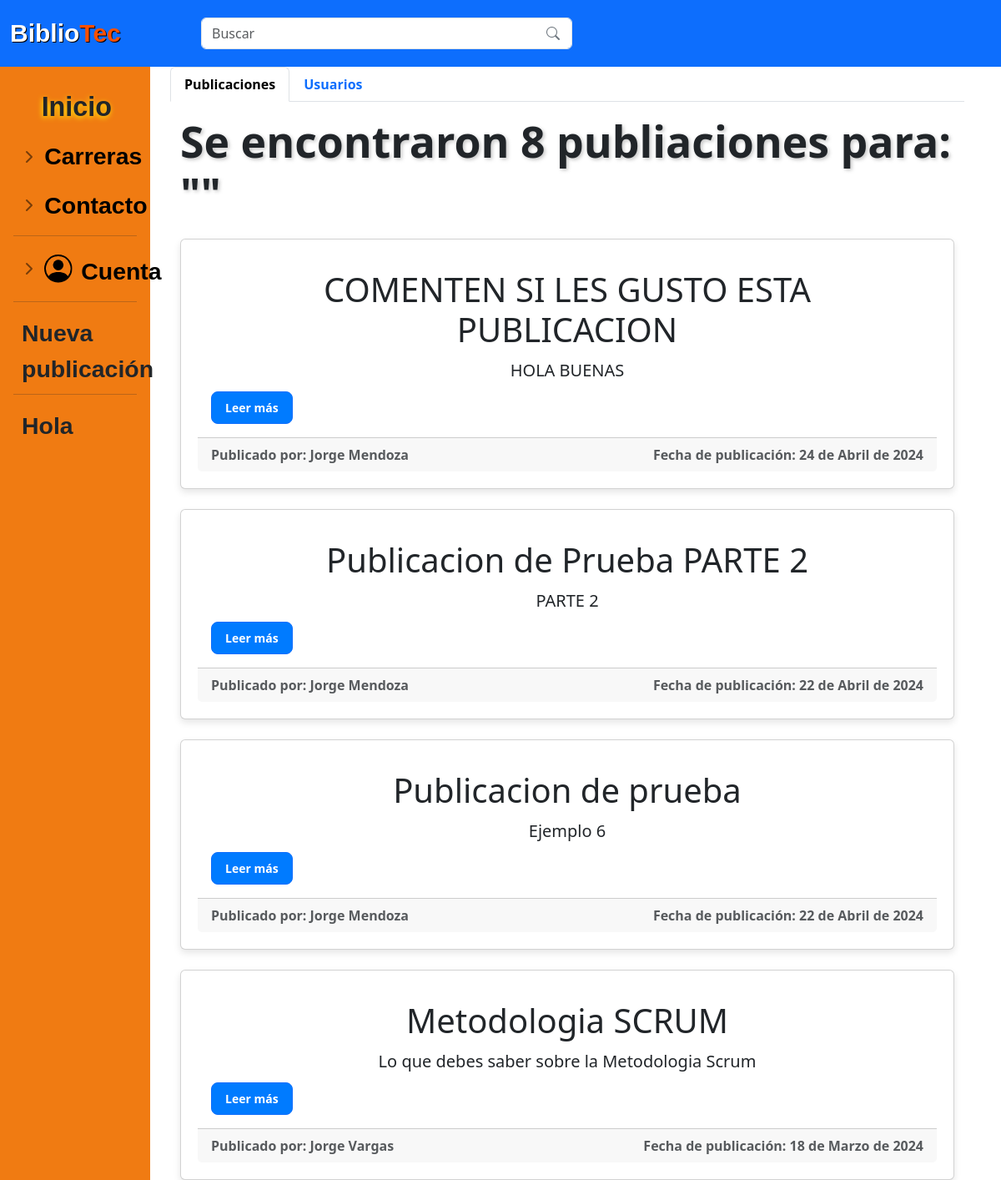
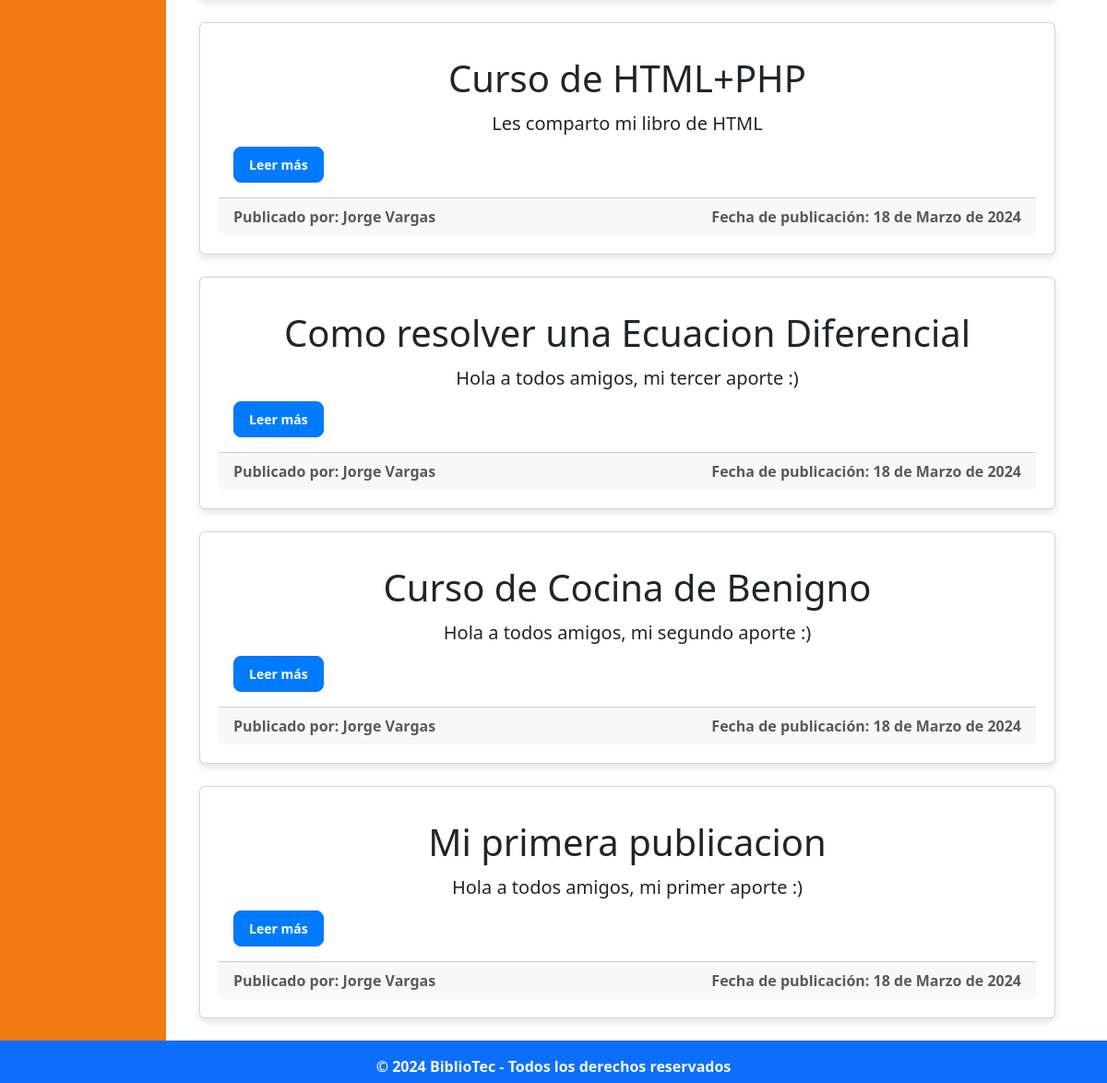
The page /administracion/general_search.php (signed in) on the database its author committed (2 pictures, top to bottom).
### tables this page shows
CREATE TABLE IF NOT EXISTS `publicacion` (
  `idPub` int NOT NULL AUTO_INCREMENT,
  `id_Usuario` int NOT NULL,
  `titulo_Pub` varchar(50) NOT NULL,
  `fecha_Pub` date NOT NULL,
  `descrip_Pub` text NOT NULL,
  `calif_Pub` decimal(10,0) NOT NULL,
  `carrera_Pub` varchar(45) NOT NULL,
  `materia_Pub` varchar(60) NOT NULL,
  `tipo_pub` varchar(45) NOT NULL,
  `archivo_Pub` varchar(100) NOT NULL,
  `estado_Pub` tinyint(1) NOT NULL,
  PRIMARY KEY (`idPub`),
  KEY `fk_Publicacion_Usuario1_idx` (`id_Usuario`)
);

CREATE TABLE IF NOT EXISTS `usuario` (
  `idUsuario` int NOT NULL AUTO_INCREMENT,
  `nom_Us` varchar(50) NOT NULL,
  `apell_Us` varchar(50) NOT NULL,
  `carrera_Us` varchar(70) NOT NULL,
  `semestre_Us` varchar(50) NOT NULL,
  `correo_Us` varchar(100) NOT NULL,
  `contra_Us` varchar(60) NOT NULL,
  PRIMARY KEY (`idUsuario`),
  KEY `carrera_Us` (`carrera_Us`)
);

### php/functions.php (called while the page is built, shortened)
<?php
class functions
{
    public static function convertirFecha($fecha)
    {
        $fecha_timestamp = strtotime($fecha);
        $hoy = strtotime('today');
        $ayer = strtotime('yesterday');
        if ($fecha_timestamp >= $hoy) {
            return 'Hoy';
        }
        elseif ($fecha_timestamp >= $ayer) {
            return 'Ayer';
        }
        else {
            $diferencia = floor((time() - $fecha_timestamp) / (60 * 60 * 24));
            if ($diferencia <= 7) {
                return "Hace $diferencia días";
            } else {
                return self::fechaCompleta($fecha);
            }
        }
    }
    private static function fechaCompleta($fecha)
    {
        $fecha = new DateTime($fecha);
        $fecha = $fecha->format('d-m-Y');
        $dateArr = explode("-", $fecha);
        $dateArr[1] = self::mes($dateArr[1]);
        $fechaN = implode(" de ", $dateArr);
        return $fechaN;
    }
    private static function mes($month)
    {
        switch ($month) {
            case '03':
                return 'Marzo';
                break;
            case '04':
                return 'Abril';
                break;
        }
    }
    public static function conversionTexto($numResultados, $typeR)
    {
        if ($typeR == "P") {
            if ($numResultados == 0) {
                return "Publicaciones encontradas ";
            } elseif ($numResultados > 1) {
                return "Se encontraron $numResultados publiaciones ";
            } else {
                return "Se encontró $numResultados publiación ";
            }
        } else {
            if ($numResultados < 1) {
                return "Usuarios encontrados ";
            }
            elseif ($numResultados > 1) {
                return "Se encontraron $numResultados usuarios ";
            } else {
                return "Se encontró $numResultados usuario ";
            }
        }
    }
}

### administracion/general_search.php (the view, shortened to what this page needs)
<?php
include('../php/functions.php');
$link = include('../php/conexion.php');
if ($_SERVER["REQUEST_METHOD"] === "GET") {
    $searchTerm = $_GET["dataSearch"];
    $consultaPublicaciones = "SELECT p.*, u.nom_Us, u.apell_Us FROM publicacion p
     JOIN usuario u ON p.id_Usuario = u.idUsuario
     WHERE p.titulo_Pub LIKE '%$searchTerm%'
     OR CONCAT(u.nom_Us, ' ', u.apell_Us) LIKE '%$searchTerm%'
     OR p.idPub IN (
         SELECT idPub FROM tag_publicacion WHERE nombreTag LIKE '%$searchTerm%'
     )
     ORDER BY p.idPub DESC";
    $resultPublicaciones = mysqli_query($link, $consultaPublicaciones);
    $numResultadosPublicaciones = mysqli_num_rows($resultPublicaciones);
}
?>
<!DOCTYPE html>
<html lang="es">
<head>
    <link rel="stylesheet" href="../css/normalizar.css">
    <link rel="stylesheet" href="../css/estilos.css">
    <link rel="stylesheet" href="../css/hover-min.css">
    <link rel="stylesheet" href="../css/animate.css">
    <link rel="stylesheet" href="../css/sidebars.css">
    <link rel="stylesheet" href="https://cdnjs.cloudflare.com/ajax/libs/animate.css/4.1.1/animate.min.css" />
    <link href="https://cdn.jsdelivr.net/npm/bootstrap@5.3.3/dist/css/bootstrap.min.css" rel="stylesheet">
    <link rel="stylesheet" href="https://cdn.jsdelivr.net/npm/bootstrap-icons@1.11.3/font/bootstrap-icons.min.css">
</head>
<body>
    <header class="bg-primary py-2">
        <div class="container d-flex align-items-center">
            <div class="logo">
                <h4 class="mb-0"><b><span class="col-1">Biblio</span><span class="col-2">Tec</span></h4>
            </div>
            <form action="general_search.php" method="GET" id="searchForm" class="position-relative search-field">
                <input id="searchInput" name="dataSearch" class="form-control me-2" type="search" autocomplete="off" required placeholder="Buscar" aria-label="Search">
                <button id="searchButton" type="button">
                    <i class="bi bi-search search-icon"></i>
                </button>
            </form>
    </header>
    <div class="container-fluid">
        <div class="row">
            <div class="flex-shrink-0 p-3" style="width: 15%; background-color: #F07B12;">
                <ul class="list-unstyled" id="menu-lateral">
                    <li class="mb-2 mt-2">
                        <a class="nav-link align-items-center" href="../home.php" id="letrabar" style="filter: drop-shadow(-1px 2px 3px rgb(255, 231, 9));">Inicio</a>
                    </li>
                    <li class="mb-1">
                        <button class="btn btn-toggle d-inline-flex align-items-center rounded border-0 collapsed" id="letrabardos" data-bs-toggle="collapse" data-bs-target="#dashboard-collapse" aria-expanded="false" style="color: black; font-weight: bold;">
                            Carreras
                        </button>
                    </li>
                    <li class="mb-1">
                        <button class="btn btn-toggle d-inline-flex align-items-center rounded border-0 collapsed" id="letrabardos" data-bs-toggle="collapse" data-bs-target="#contacto-collapse" aria-expanded="false" style="color: black; font-weight: bold;">
                            Contacto
                        </button>
                    </li>
                    <hr class="my-2">
                    <li class="mb-1">
                        <button class="btn btn-toggle d-inline-flex align-items-center rounded border-0 collapsed" id="letrabardos" data-bs-toggle="collapse" data-bs-target="#cuenta-collapse" aria-expanded="false" style="color: black; font-weight: bold;">
                            <svg class="bi pe-none" width="1.3vmax" height="1.3vmax">
                                <use xlink:href="#people-circle" />
                            </svg>
                            <span style="margin-top:0.3vmax; margin-left: 0.4vmax;">Cuenta</span>
                        </button>
                    </li>
                    <hr class="my-2">
                    <li class="mb-1 mt-3">
                        <a class="nav-link align-items-center" name="fade" href="publicacion/publicar.php" id="letrabardos" style="margin-left:10px">Nueva publicación</a>
                    </li>
                    <hr class="my-2">
                    <li class="mb-1 mt-3">
                        <a class="nav-link align-items-center" href="#" id="letrabardos" style="margin-left:10px"><?php echo "Hola " . $_SESSION['nombre'] . " " . $_SESSION['apellido'] ?></a>
                    </li>
                </ul>
            </div>
            <main role="main" class="col-md-9 ml-sm-auto col-lg-10 px-4">
                <ul class="nav nav-tabs" id="myTab" role="tablist">
                    <li class="nav-item" role="presentation">
                        <button class="nav-link active" id="publicaciones-tab" data-bs-toggle="tab" data-bs-target="#publicaciones" type="button" role="tab" aria-controls="publicaciones" aria-selected="true">Publicaciones</button>
                    </li>
                    <li class="nav-item" role="presentation">
                        <button class="nav-link" id="usuarios-tab" data-bs-toggle="tab" data-bs-target="#usuarios" type="button" role="tab" aria-controls="usuarios" aria-selected="false">Usuarios</button>
                    </li>
                </ul>
                <div class="tab-content" id="myTabContent">
                    <div class="tab-pane fade show active" id="publicaciones" role="tabpanel" aria-labelledby="publicaciones-tab">
                        <div class="container mt-3">
                            <h2 style="user-select: none;font-size: 2vmax;text-shadow: 2px 2px 4px rgba(114, 114, 114, 0.4); margin-top: 0.5vmax;"><b><?php echo functions::conversionTexto($numResultadosPublicaciones, "P") . "para: \"$searchTerm\"" ?></b></h2>
                            <?php if (mysqli_num_rows($resultPublicaciones) > 0) : ?>
                                <?php while ($fila = mysqli_fetch_array($resultPublicaciones)) : ?>
                                    <div class="publicacion mt-4 card mb-4">
                                        <div class="card-body">
                                            <h3 class="card-title display-6"><b><?php echo $fila['titulo_Pub']; ?></b></h3>
                                            <p class="card-text lead"><?php echo $fila['descrip_Pub']; ?></p>
                                            <a name="fade" href="../publicacion/publicacion_detalle.php?id=<?php echo $fila['idPub']; ?>" class="btn btn-primary btn-sm"><b>Leer más</b></a>
                                        </div>
                                        <div class="card-footer d-flex text-muted justify-content-between align-items-end">
                                            <span class="card-text comment-date mb-0">Publicado por: <?php echo $fila['nom_Us'] . " " . $fila['apell_Us']; ?></span>
                                            <span class="card-text comment-date mb-0">Fecha de publicación: <?php echo functions::convertirFecha($fila['fecha_Pub']); ?></span>
                                        </div>
                                    </div>
                                <?php endwhile; ?>
                            <?php else : ?>
                                <div class="alert alert-warning" role="alert">
                                    No se encontraron publicaciones.
                                </div>
                            <?php endif; ?>
                        </div>
                    </div>
                </div>
            </main>
        </div>
    </div>
    <footer class="animate__animated animate__heartBeat animate__delay-2s py-3 text-light bg-primary">
        <div class="container">
            <p class="mb-1">&copy; 2024 BiblioTec - Todos los derechos reservados</p>
        </div>
    </footer>
</body>
</html>

### css/normalizar.css (style rules this page uses)
html { line-height: 1.15; -webkit-text-size-adjust: 100%; }
body { margin: 0; }
main { display: block; }
hr { box-sizing: content-box; height: 0; overflow: visible; }
a { background-color: transparent; }
b, strong { font-weight: bolder; }
button, input, optgroup, select, textarea { font-family: inherit; font-size: 100%; line-height: 1.15; margin: 0; }
button, input { overflow: visible; }
button, select { text-transform: none; }
button, [type="button"], [type="reset"], [type="submit"] { -webkit-appearance: button; }
[type="search"] { -webkit-appearance: textfield; outline-offset: -2px; }

### css/estilos.css (style rules this page uses)
.logo { width: 55px; text-decoration: none; display: flex; align-items: center; text-decoration: none; }
.logo h4 { font-family: 'Agrandir', sans-serif; font-size: 30px; margin: 0; color: white; text-shadow: 1px 1px 0 black; margin-left: 5px; user-select: none; }
.logo h4 .col-1 { color: white; }
.logo h4 .col-2 { color: #FA5000 }
.search-field { width: 30em; margin-left: 30%; }
.search-icon { position: absolute; right: 50px; top: 50%; transform: translateY(-50%); color: #6c757d; }
#searchForm { display: flex; align-items: center; }
#searchInput { flex: 1; margin-right: 5px; }
#searchButton { background: none; border: none; cursor: pointer; margin-left: 15px; }
.publicacion { margin-bottom: 20px; border-radius: 12px; box-shadow: 0 4px 8px rgba(0, 0, 0, 0.1); background-color: #fff; padding: 20px; }
.publicacion h3 { text-align: center; margin-bottom: 10px; }
.publicacion p { text-align: center; margin-bottom: 10px; }
.publicacion a { display: inline-block; background-color: #007bff; color: #fff; padding: 8px 16px; border-radius: 8px; text-decoration: none; transition: all 0.3s ease; }
footer { position: bottom; bottom: 0; background-color: #007bff; background-attachment: fixed; width: 100%; height: 50px; padding: 35px; box-sizing: border-box; text-align: center; background-size: 30%; background-position: bottom; }
.form-control { border-bottom: 1px solid transparent; }

### css/sidebars.css (style rules this page uses)
.btn-toggle::before { width: 1.25em; line-height: 0; transition: transform .35s ease; transform-origin: .5em 50%; }
.bi { vertical-align: -.125em; fill: currentColor; }
#letrabar { font-family: 'Agrandir', sans-serif; font-size: 1.25vmax; margin-left: 1.3vmax; font-weight: 800; }
#letrabardos { font-family: 'Agrandir', sans-serif; font-size: 1.1vmax; margin-left: -7%; font-style:inherit; }

### rows shown on the page
publicacion: titulo_Pub "COMENTEN SI LES GUSTO ESTA PUBLICACION", descrip_Pub "HOLA BUENAS", id_Usuario.nom_Us "Jorge", id_Usuario.apell_Us "Mendoza", fecha_Pub "24 de Abril de 2024"
publicacion: titulo_Pub "Publicacion de Prueba PARTE 2", descrip_Pub "PARTE 2", id_Usuario.nom_Us "Jorge", id_Usuario.apell_Us "Mendoza", fecha_Pub "22 de Abril de 2024"
publicacion: titulo_Pub "Publicacion de prueba", descrip_Pub "Ejemplo 6", id_Usuario.nom_Us "Jorge", id_Usuario.apell_Us "Mendoza", fecha_Pub "22 de Abril de 2024"
publicacion: titulo_Pub "Metodologia SCRUM", descrip_Pub "Lo que debes saber sobre la Metodologia Scrum", id_Usuario.nom_Us "Jorge", id_Usuario.apell_Us "Vargas", fecha_Pub "18 de Marzo de 2024"
publicacion: titulo_Pub "Curso de HTML+PHP", descrip_Pub "Les comparto mi libro de HTML", id_Usuario.nom_Us "Jorge", id_Usuario.apell_Us "Vargas", fecha_Pub "18 de Marzo de 2024"
publicacion: titulo_Pub "Como resolver una Ecuacion Diferencial", descrip_Pub "Hola a todos amigos, mi tercer aporte :)", id_Usuario.nom_Us "Jorge", id_Usuario.apell_Us "Vargas", fecha_Pub "18 de Marzo de 2024"
publicacion: titulo_Pub "Curso de Cocina de Benigno", descrip_Pub "Hola a todos amigos, mi segundo aporte :)", id_Usuario.nom_Us "Jorge", id_Usuario.apell_Us "Vargas", fecha_Pub "18 de Marzo de 2024"
publicacion: titulo_Pub "Mi primera publicacion", descrip_Pub "Hola a todos amigos, mi primer aporte :)", id_Usuario.nom_Us "Jorge", id_Usuario.apell_Us "Vargas", fecha_Pub "18 de Marzo de 2024"

### other values the page prints
functions::conversionTexto($numResultadosPublicaciones, "P") "Se encontraron 8 publiaciones"
